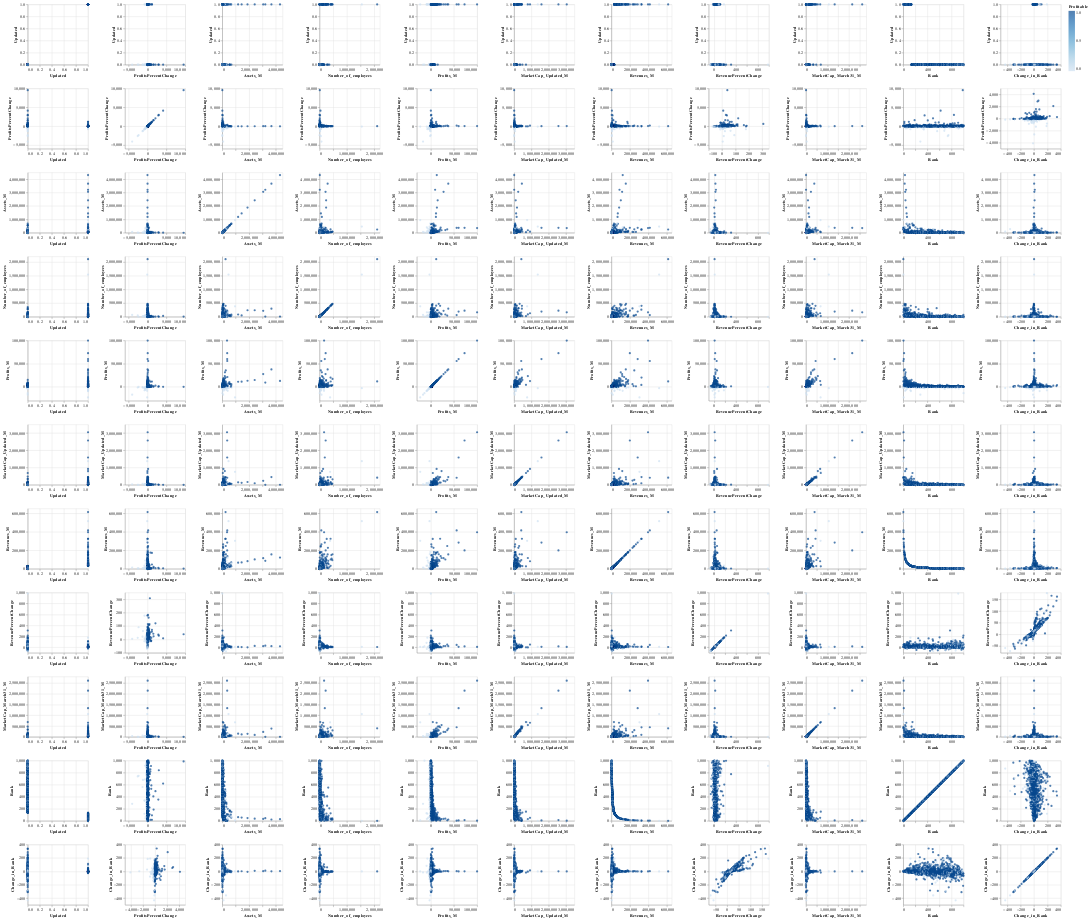

Notebook code cell kept with this figure:
### Markdown cell above
##plotting relationships between data

### Code cell
columns=list(set(df.columns)-(set(["Founder_is_CEO","FemaleCEO","Dropped_in_Rank","Gained_in_Rank","Newcomer_to_the_Fortune500","Global500","Growth_in_Jobs","Best_Companies","CompanyType","Profitable","Sector","Industry","HeadquartersCity","HeadquartersState"])))
print(columns)
alt.Chart(df).mark_circle().encode(
    alt.X(alt.repeat("column"), type='quantitative'),
    alt.Y(alt.repeat("row"), type='quantitative'),
    color='Profitable'
).properties(
    width=150,
    height=150
).repeat(
    row=columns[::-1],
    column=columns[::-1]
)

### Figure 1 — Vega-Lite specification as saved in the notebook (floating-point values rounded to 4 significant figures; data arrays with more than 128 entries replaced by an {"elided": "..."} marker saying what was removed)
{"config": {"view": {"continuousWidth": 400, "continuousHeight": 300}}, "repeat": {"column": ["Updated", "ProfitsPercentChange", "Assets_M", "Number_of_employees", "Profits_M", "MarketCap_Updated_M", "Revenues_M", "RevenuePercentChange", "MarketCap_March31_M", "Rank", "Change_in_Rank"], "row": ["Updated", "ProfitsPercentChange", "Assets_M", "Number_of_employees", "Profits_M", "MarketCap_Updated_M", "Revenues_M", "RevenuePercentChange", "MarketCap_March31_M", "Rank", "Change_in_Rank"]}, "spec": {"data": {"name": "data-1ee2fb5ccefdea8d5748a1e1d0b62daa"}, "mark": "circle", "encoding": {"color": {"field": "Profitable", "type": "quantitative"}, "x": {"field": {"repeat": "column"}, "type": "quantitative"}, "y": {"field": {"repeat": "row"}, "type": "quantitative"}}, "height": 150, "width": 150}, "$schema": "https://vega.github.io/schema/vega-lite/v4.17.0.json", "datasets": {"data-1ee2fb5ccefdea8d5748a1e1d0b62daa": {"elided": "1000 records"}}}
